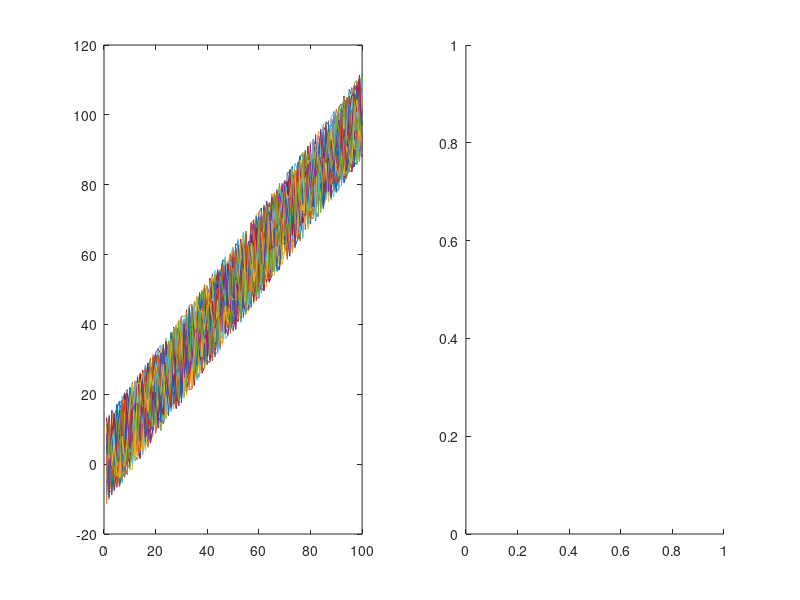

Write MATLAB code to recreate this figure. (Note: this script raises an error after producing the figure.)
number_of_lines = 40;
noise_range = 25;

% Create fake noisy data
data = repmat(1:100,[number_of_lines 1])';
noise = noise_range*rand(size(data))-0.5*noise_range;
noisy_data = data+noise;

% Calculate some statistics of all the lines
data_mean = mean(noisy_data,2);
data_std = std(noisy_data,0,2);
data_min = min(noisy_data,[],2);
data_max = max(noisy_data,[],2);

figure();
% Show all the lines... too much data!
subplot(1,2,1);
plot(noisy_data);

% Show the range of lines
subplot(1,2,2);
plot_range([1:100]',data_mean,...
    {{data_max, data_min},{data_mean+data_std,data_mean-data_std}},'b');

